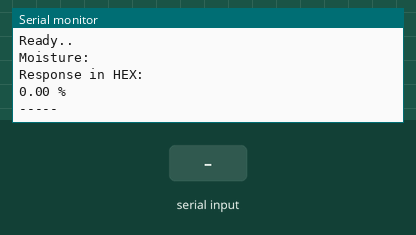
This sketch was run on a simulated Arduino Mega 2560, built with avr-gcc and run on an emulated ATmega2560. Shown: the last lines printed to the serial monitor. Inputs (shaded band) come from the test bench.

Above: at 1.2 s.
1.3 s: "1" received over the second serial link
At 2.0 s:
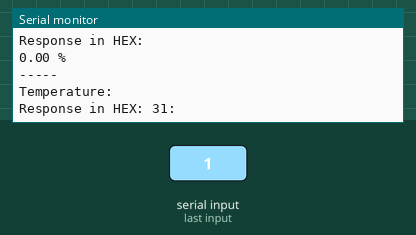
3.0 s: "0" received over the second serial link
At 3.5 s:
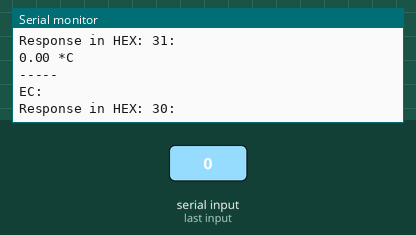
5.0 s: "2" received over the second serial link
At 5.11 s:
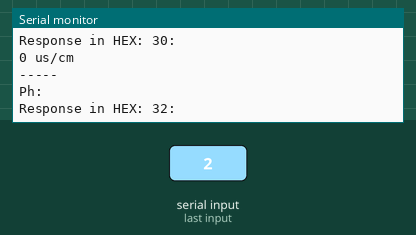

Measured:
- after the input at 1.3 s, the serial monitor: prints a new line after 0.25 s (image 1)
- after the input at 3.0 s, the serial monitor: prints a new line after 0.08 s (image 2)
- after the input at 5.0 s, the serial monitor: prints a new line at once (image 3)

The sketch:

NPK_Esp_V.0.1.ino
```cpp
#include <Arduino.h>

#define TAG      "RS485_MODB_APP"
#define mod      Serial2
#define DI       17
#define RO       16
#define RE       5
#define DE       4
#define BUF_SIZE 20
#define TIMEOUT  500
#define USE_CAST false

#define MOIST 0
#define TEMP  1
#define EC    2
#define PH    3
#define NITRO 4
#define PHOS  5
#define POTA  6


//all together.. 7 in 1, first 7 registers from device address 1..
const byte dataMod[7][8] = {
  {0x01, 0x03, 0x00, 0x00, 0x00, 0x01, 0x84, 0x0A},//moist
  {0x01, 0x03, 0x00, 0x01, 0x00, 0x01, 0xD5, 0xCA},//temp
  {0x01, 0x03, 0x00, 0x02, 0x00, 0x01, 0x25, 0xCA},//ec
  {0x01, 0x03, 0x00, 0x03, 0x00, 0x01, 0x74, 0x0A},//ph
  {0x01, 0x03, 0x00, 0x04, 0x00, 0x01, 0xc5, 0xcb},//nitro
  {0x01, 0x03, 0x00, 0x05, 0x00, 0x01, 0x94, 0x0b},//phos
  {0x01, 0x03, 0x00, 0x06, 0x00, 0x01, 0x64, 0x0b} //pot
};//pot

//same but address 255 (broadcast) any connected sensor
//should respond, the sensor will replace the 255 with their
//currently configured address, change USE_CAST to true to use
const byte dataMod_B[7][8] = {
  {0xFF, 0x03, 0x00, 0x00, 0x00, 0x01, 0x91, 0xD4},//moist
  {0xFF, 0x03, 0x00, 0x01, 0x00, 0x01, 0xC0, 0x14},//temp
  {0xFF, 0x03, 0x00, 0x02, 0x00, 0x01, 0x30, 0x14},//ec
  {0xFF, 0x03, 0x00, 0x03, 0x00, 0x01, 0x61, 0xD4},//ph
  {0xFF, 0x03, 0x00, 0x04, 0x00, 0x01, 0xD0, 0x15},//nitro
  {0xFF, 0x03, 0x00, 0x05, 0x00, 0x01, 0x81, 0xD5},//phos
  {0xFF, 0x03, 0x00, 0x06, 0x00, 0x01, 0x71, 0xD5} //pot
};

//incoming buffer
byte buf[BUF_SIZE];

void setup() {
  Serial.begin(115200);
  //check different bauds could be 4800
  mod.begin(4800);
  pinMode(RE, OUTPUT);
  pinMode(DE, OUTPUT);
  Serial.println("Ready..");
}

void loop() {
  uint16_t val1;
  uint16_t val2;
  uint16_t val3;
  uint16_t val4;
  uint16_t val5;
  uint16_t val6;
  uint16_t val7;

  Serial.println("Moisture: ");
  val1 = GetModVal(MOIST);
  float Val1 = val1 * 0.1;
  Serial.print(Val1);
  Serial.println(" %");
  Serial.println("-----");
  delay(1000);

  Serial.println("Temperature: ");
  val2 = GetModVal(TEMP);
  float Val2 = val2 * 0.1;
  Serial.print(Val2);
  Serial.println(" *C");
  Serial.println("-----");
  delay(1000);

  Serial.println("EC: ");
  val3 = GetModVal(EC);
  Serial.print(val3);
  Serial.println(" us/cm");
  Serial.println("-----");
  delay(1000);

  Serial.println("Ph: ");
  val4 = GetModVal(PH);
  float Val4 = val4 * 0.1;
  Serial.print(Val4);
  Serial.println(" ph");
  Serial.println("-----");
  delay(1000);

  Serial.println("Nitrogen (N): ");
  val5 = GetModVal(NITRO);
  Serial.print(val5);
  Serial.println(" mg/kg\n");
  Serial.println("-----");
  delay(1000);

  Serial.println("Phosphorous (P): ");
  val6 = GetModVal(PHOS);
  Serial.print(val6);
  Serial.println(" mg/kg\n");
  Serial.println("-----");
  delay(1000);

  Serial.println("Potassium (K): ");
  val7 = GetModVal(POTA);
  Serial.print(val7);
  Serial.println(" mg/kg\n");
  Serial.println("-----");

  delay(5000);

}

uint16_t GetModVal(byte val) {
  uint32_t startTime = 0;
  uint8_t  byteCount = 0;
  memset(buf, 0, sizeof(buf)); //empty incoming..
  //send request..
  digitalWrite(DE, HIGH);
  digitalWrite(RE, HIGH);
  delay(10);
  if (USE_CAST)
  mod.write(dataMod[val], sizeof(dataMod_B[val])); else
  mod.write(dataMod[val], sizeof(dataMod[val]));
  mod.flush();//wait for outgoing to be sent..
  digitalWrite(DE, LOW);
  digitalWrite(RE, LOW);
  //recv response until timeout expires..
  Serial.print("Response in HEX: ");
  startTime = millis();
  while (millis() - startTime <= TIMEOUT) {
    if (mod.available() && byteCount < sizeof(buf)) {
      buf[byteCount++] = mod.read();
      printHexByte(buf[byteCount - 1]);
    }
  }
  Serial.println();
  //combine 2 byte into word..
  return (uint16_t)(buf[3] << 8 | buf[4]);
}

void printHexByte(byte b)
{
  Serial.print(b , HEX);
  Serial.print(':');
}
```
